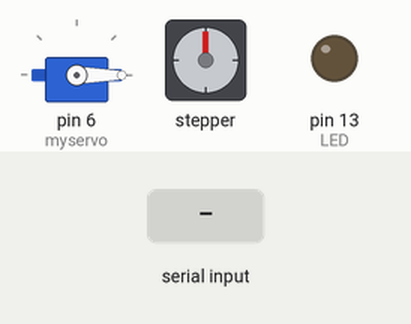
This sketch was run on a simulated Arduino Uno, built with avr-gcc and run on an emulated ATmega328P. Shown: servo, stepper motor, output pins drawn as LEDs (lit = HIGH). The test bench sets the inputs (shaded band). Stepper angles assume 200 steps per turn; what the sketch prints to the serial monitor is not drawn.

Above: at 1.2 s.
1.3 s: byte 1 (1) received over Serial
At 2.4 s:
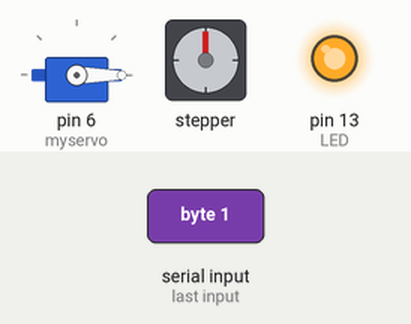
At 3.7 s:
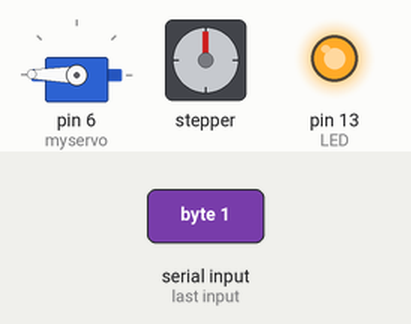
Timing chart, 0 to 5.3 s (numbered marks = the images above; inputs shaded):
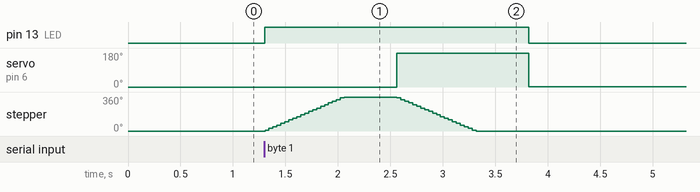

Measured:
- after the input at 1.3 s, pin 13 (LED): LOW → HIGH at once, → LOW 2.5 s later; servo on pin 6 (myservo): 0° → 179° after 1.3 s, → 1° 1.3 s later; stepper: turns 360° clockwise in 0.76 s, then 360° counter-clockwise in 0.76 s

The sketch:

sketch_nov02a.ino
```cpp
#include "Stepper.h"
#include <Servo.h>
int LED = 13;
int state;
const int spr = 200;
Stepper mystep(spr, 8, 10, 9, 11);
Servo myservo;

void setup() {
  // sets the pins as outputs:
  pinMode(LED, OUTPUT);
  Serial.begin(9600);
  mystep.setSpeed(80);
  myservo.attach(6);
  myservo.write(0);
}
void loop() {
  //if some date is sent, reads it and saves in state
  if (Serial.available() > 0) {
    state = Serial.read();
  }
  Serial.println(state);
  if (state == 1) {
    digitalWrite(LED, HIGH);
    opendoor();
    state = 0;
  }
  else {
    digitalWrite(LED, LOW);
  }
}

void opendoor() {
  //int sdir = spr / 4;
  mystep.setSpeed(80);
  mystep.step(spr);
  delay(500);
  myservo.write(179);
  mystep.setSpeed(80);
  mystep.step(-spr);
  delay(500);
  myservo.write(1);
}
```
